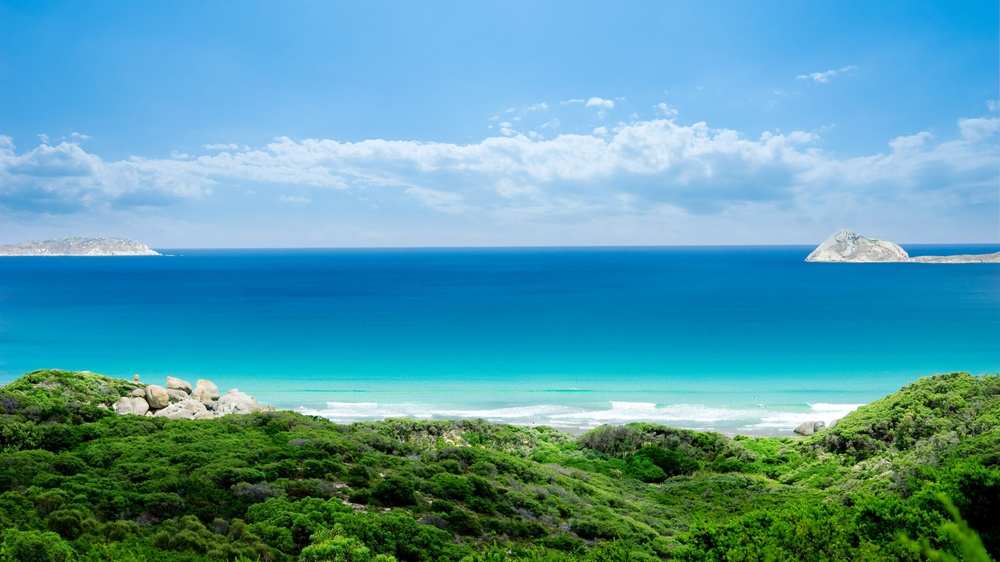
#> input picture pct.jpg, 1000 x 562 px, shrunk from 1920 x 1080 before the run
$ jupyter execute --allow-errors PCA-.ipynb   (shell and % lines are left out)
#> lines starting #> are read from the running program, lines starting #| are printed output that depends on the picture
[cell 1]
import numpy as np
from matplotlib import pyplot as plt

[cell 2]
def normalize(X):
    '''
      Normalise data before processing
      Return normalized data and normalization parameters
    '''

[cell 3]
def transform(X,n_components):
    '''
        Select components with largest variance:
            1) Estimate covariance matrix
            2) Find its eigenvalues and eigenvectors
            3) Check if eigenvalues are complex -> to real space
            4) Sort vals & vectors
            5) Select n components
            5) Project all data on the selected components
    '''
    cov = np.dot(X.T, X) / len(X)

    e_val, e_vect = np.linalg.eig(cov)

    e_val = np.absolute(e_val)

    ind = np.argsort(-e_val)
    e_vect = e_vect[:, ind]
    e_vect = e_vect.astype(float)

    e_vect_reduced = e_vect[:, :n_components]
    new_X = np.dot(X, e_vect_reduced)
    return new_X

[cell 4]
def restore(X_reduced, evect_reduced, norm_params):
    '''
        Restore "original" values:
            1) Restore original size
            2) Rescale
    '''

## All processing

### Simple data

[cell 5]
points = 10
X = np.zeros((points,2))
x = np.arange(1,points+1)
y = 4 * x *x + np.random.randn(points)*2
X[:,1] = y
X[:,0] = x
number_of_components = 1

#> (a cell that did not finish here is left out)

### Visualization

[cell 7]
plt.figure()
plt.scatter(X[:, 0], X[:, 1], color='c', label='Initial')
#> (the rest of this cell did not finish here and is left out)

## Try use PCA on image

[cell 8]
from PIL import Image
number_of_components_image = 100

# read image
img = Image.open('pct.jpg')
#> img is the input picture: PIL image 1000x562 RGB; mean R, G, B 85, 153.8, 167.4
# black & white transformation
img = img.convert('L')
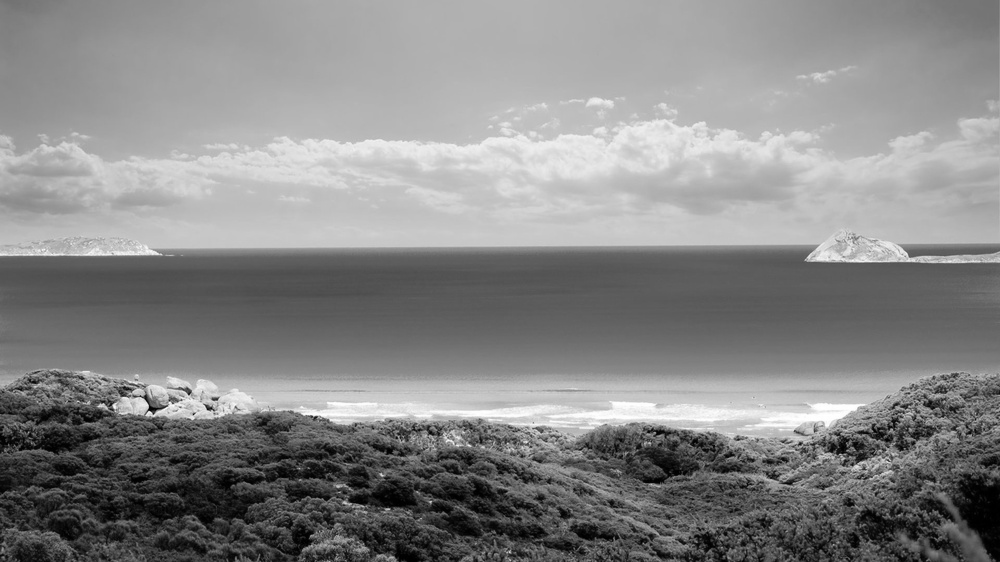
#> img: PIL image 1000x562 L; min 0, max 255, mean 134.8

# create numpy array
img_X = (np.copy(np.asarray(img))).astype(float)

# normalization
#> (the rest of this cell did not finish here and is left out)
